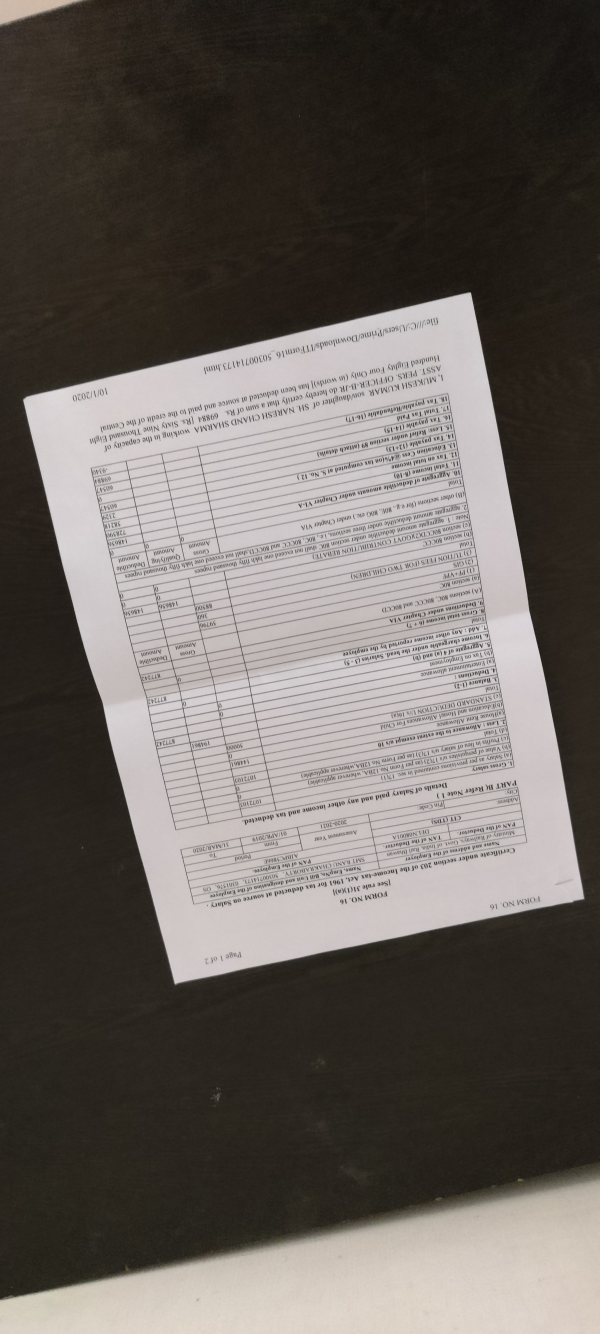
#> input picture inputs/img1.jpg, 1800 x 4000 px (shown at 1/3 size); its folder holds only this picture in this run
$ python grabcut-alignment.py
#> lines starting #> are read from the running program, lines starting #| are printed output that depends on the picture; after the words box and inside, x2 and y2 are one past the last pixel; in counts of white or black regions, pixels touching at a corner belong together
#> further down, img is the input picture: shape (4000, 1800, 3); mean B, G, R 93.1, 97.8, 103.9
import cv2
import numpy as np
import glob


def order_points(pts):
    """Rearrange coordinates to order:
       top-left, top-right, bottom-right, bottom-left"""
    rect = np.zeros((4, 2), dtype='float32')
    pts = np.array(pts)
    s = pts.sum(axis=1)
    # Top-left point will have the smallest sum.
    rect[0] = pts[np.argmin(s)]
    # Bottom-right point will have the largest sum.
    rect[2] = pts[np.argmax(s)]

    diff = np.diff(pts, axis=1)
    # Top-right point will have the smallest difference.
    rect[1] = pts[np.argmin(diff)]
    # Bottom-left will have the largest difference.
    rect[3] = pts[np.argmax(diff)]
    # return the ordered coordinates
    return rect.astype('int').tolist()


def scan(img):
    # Resize image to workable size
    dim_limit = 1080
    max_dim = max(img.shape)
#> max_dim = 4000
    if max_dim > dim_limit:
        resize_scale = dim_limit / max_dim
#> resize_scale = 0.27
        img = cv2.resize(img, None, fx=resize_scale, fy=resize_scale)
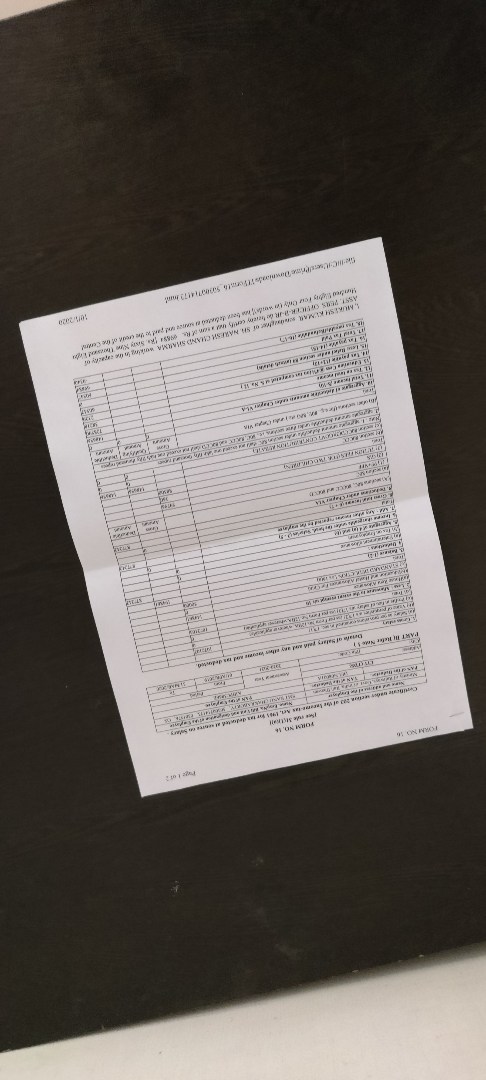
#> img: shape (1080, 486, 3); mean of channels 0, 1, 2 93, 97.7, 103.8; drawn as B, G, R

    # Create a copy of resized original image for later use
    orig_img = img.copy()
    # cv2.imshow("original_resized", orig_img)

    # Repeated Closing operation to remove text from the document.
    kernel = np.ones((5, 5), np.uint8)
    img = cv2.morphologyEx(img, cv2.MORPH_CLOSE, kernel, iterations=3)
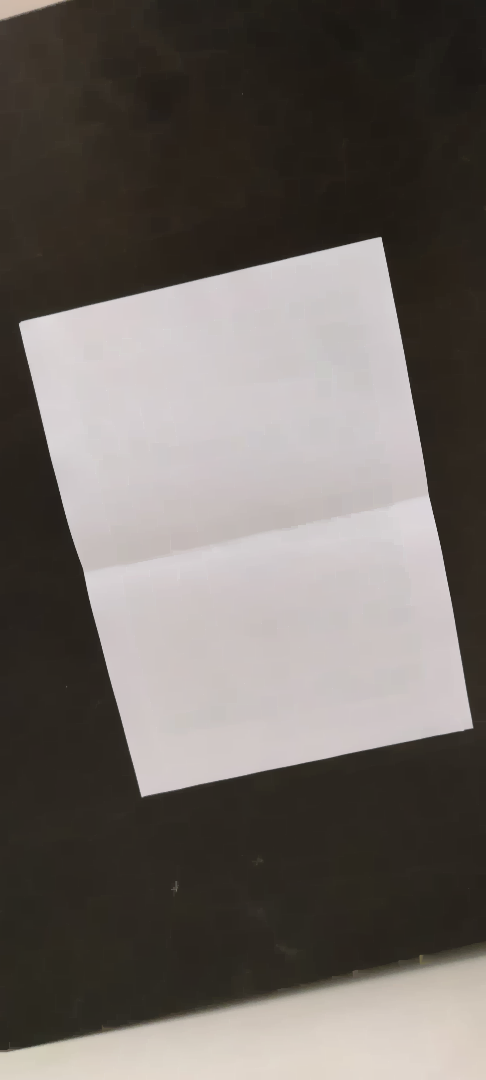
#> img: shape (1080, 486, 3); mean of channels 0, 1, 2 99.3, 104, 110.2; drawn as B, G, R
    # cv2.imshow("morphologyEX", img)

    # GrabCut
    mask = np.zeros(img.shape[:2], np.uint8)
    bgdModel = np.zeros((1, 65), np.float64)
    fgdModel = np.zeros((1, 65), np.float64)
    rect = (20, 20, img.shape[1] - 20, img.shape[0] - 20)
#> rect = (20, 20, 466, 1060)
    cv2.grabCut(img, mask, rect, bgdModel, fgdModel, 5, cv2.GC_INIT_WITH_RECT)
    mask2 = np.where((mask == 2) | (mask == 0), 0, 1).astype('uint8')
    img = img * mask2[:, :, np.newaxis]
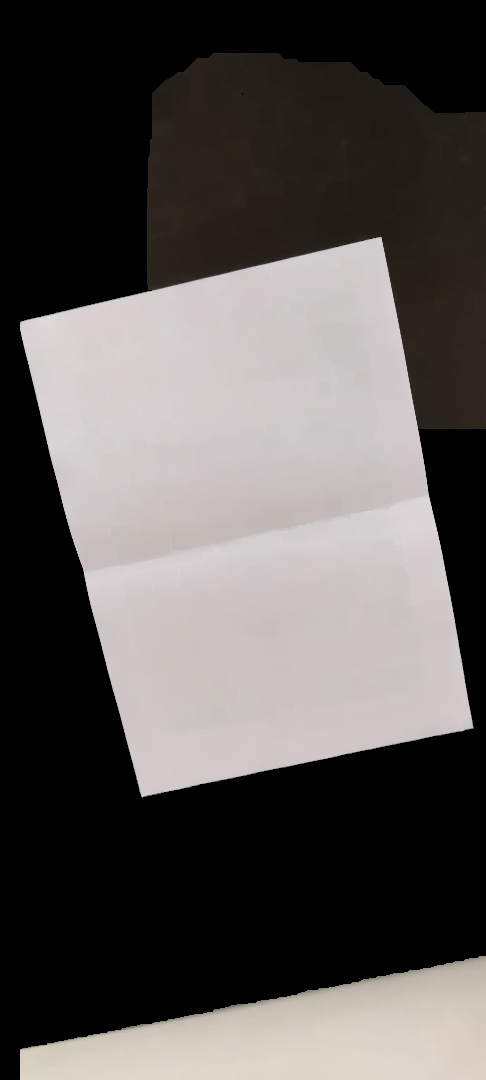
#> img: shape (1080, 486, 3); mean of channels 0, 1, 2 84.4, 86, 89.8; drawn as B, G, R
    # cv2.imshow("grabcut", img)

    # Convert to grayscale.
    gray = cv2.cvtColor(img, cv2.COLOR_BGR2GRAY)
    gray = cv2.GaussianBlur(gray, (11, 11), 0)
    # cv2.imshow("gray_blurred", gray)

    # Edge Detection.
    canny = cv2.Canny(gray, 0, 200)
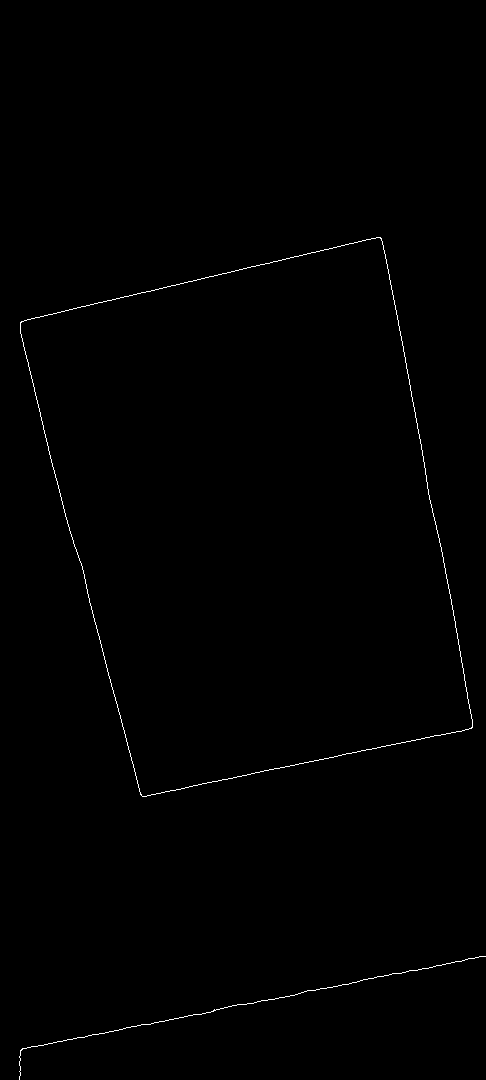
#> canny: shape (1080, 486); 0.41% white in thin lines or dots, all inside (x1, y1, x2, y2) = (19, 237, 486, 1080)
    canny = cv2.dilate(canny, cv2.getStructuringElement(cv2.MORPH_ELLIPSE, (5, 5)))
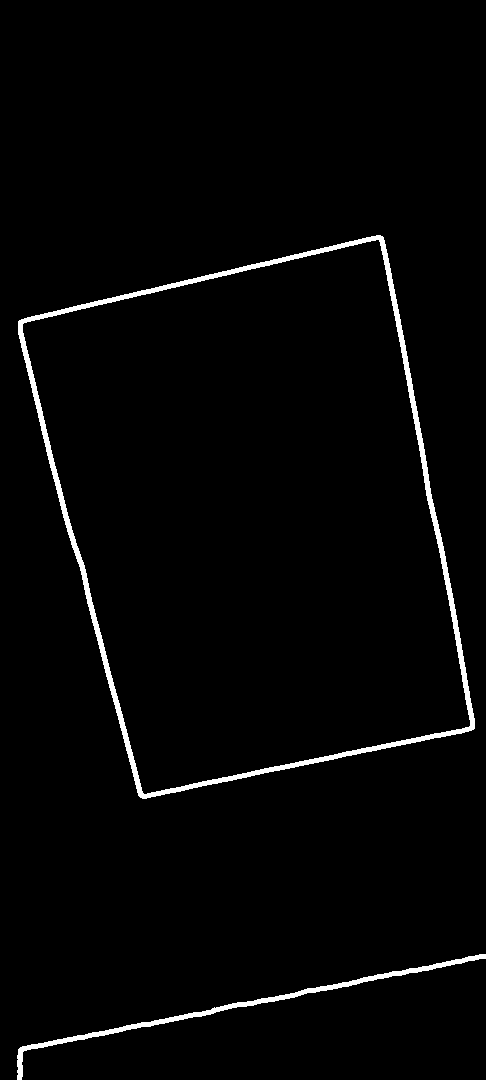
#> canny: shape (1080, 486); 2.1% white; 2 white regions
    # cv2.imshow("canny_dilate", canny)

    # Finding contours for the detected edges.
    contours, hierarchy = cv2.findContours(canny, cv2.RETR_LIST, cv2.CHAIN_APPROX_NONE)
#> contours = 3 contours; box (x1, y1, x2, y2) and area: (18, 235, 475, 799) 180621, (22, 239, 471, 795) 173574, (17, 954, 486, 1080) 1996
    # Keeping only the largest detected contour.
    page = sorted(contours, key=cv2.contourArea, reverse=True)[:5]
#> page has the same summary as contours

    # Detecting Edges through Contour approximation.
    # Loop over the contours.
    if len(page) == 0:
        return orig_img
    for c in page:
        # Approximate the contour.
        epsilon = 0.02 * cv2.arcLength(c, True)
        corners = cv2.approxPolyDP(c, epsilon, True)
        # If our approximated contour has four points.
        if len(corners) == 4:
            break
#> this loop made 1 pass
#> (epsilon, corners) on pass 1: (36.4, [[380, 235], [18, 321], [142, 798], [474, 728]])

    # Sorting the corners and converting them to desired shape.
    corners = sorted(np.concatenate(corners).tolist())
#> corners = [[18, 321], [142, 798], [380, 235], [474, 728]]
    # For 4 corner points being detected.
    # Rearranging the order of the corner points.
    corners = order_points(corners)
#> in order_points, `s = pts.sum(axis=1)`: s = [339, 940, 615, 1202]
#> in order_points, `diff = np.diff(pts, axis=1)`: diff = [303, 656, -145, 254]
#> corners = [[18, 321], [380, 235], [474, 728], [142, 798]]
    (tl, tr, br, bl) = corners
#> tl = [18, 321]; tr = [380, 235]; br = [474, 728]; bl = [142, 798]

    # Draw points
    points_img = cv2.cvtColor(canny, cv2.COLOR_GRAY2BGR)
#> points_img: shape (1080, 486, 3); 2.1% white; 2 white regions, box (x1, y1, x2, y2) and area: (18, 235, 475, 799) 8699, (17, 954, 486, 1080) 2495
    point_count = 0
    for corner in corners:
        cv2.circle(points_img, corner, 3, (255, 0, 0), -1)
        point_count += 1
        cv2.putText(points_img, str(point_count), corner, cv2.FONT_HERSHEY_SIMPLEX, 1, (0, 255, 0), 2)
#> this loop made 4 passes
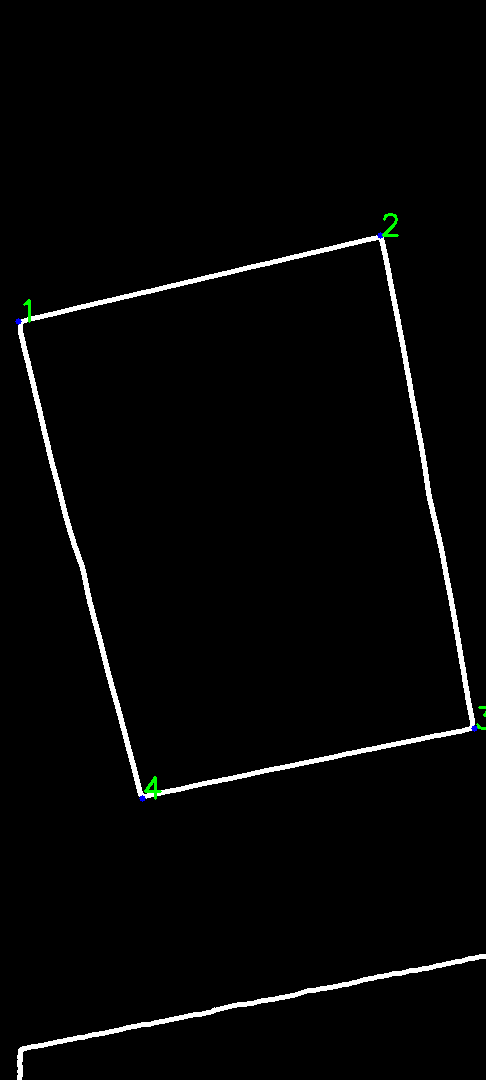
#> points_img: shape (1080, 486, 3); mean B, G, R 5.4, 5.6, 5.4
#> after the loop, point_count = 4
    # cv2.imshow("points", points_img)

    # Finding the maximum width.
    widthA = np.sqrt(((br[0] - bl[0]) ** 2) + ((br[1] - bl[1]) ** 2))
#> widthA = 339.3
    widthB = np.sqrt(((tr[0] - tl[0]) ** 2) + ((tr[1] - tl[1]) ** 2))
#> widthB = 372.1
    maxWidth = max(int(widthA), int(widthB))
#> maxWidth = 372

    # Finding the maximum height.
    heightA = np.sqrt(((tr[0] - br[0]) ** 2) + ((tr[1] - br[1]) ** 2))
#> heightA = 501.9
    heightB = np.sqrt(((tl[0] - bl[0]) ** 2) + ((tl[1] - bl[1]) ** 2))
#> heightB = 492.9
    maxHeight = max(int(heightA), int(heightB))
#> maxHeight = 501

    # Final destination co-ordinates.
    destination_corners = [[0, 0], [maxWidth, 0], [maxWidth, maxHeight], [0, maxHeight]]
#> destination_corners = [[0, 0], [372, 0], [372, 501], [0, 501]]

    # Getting the homography.
    M = cv2.getPerspectiveTransform(np.float32(corners), np.float32(destination_corners))
#> M = [[0.931, -0.242, 60.94], [0.202, 0.852, -277.2], [8.55e-06, -0.000175, 1]]
    # Perspective transform using homography.
    final = cv2.warpPerspective(orig_img, M, (maxWidth, maxHeight), flags=cv2.INTER_LINEAR)
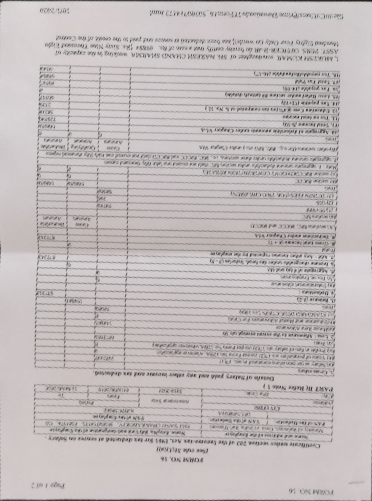
#> final: shape (501, 372, 3); mean of channels 0, 1, 2 186.4, 186.3, 193; drawn as B, G, R

    return final


'''
import glob
import time
runtime = []
for img_path in glob.glob('inputs/*.jpg'):
    img = cv2.imread(img_path)
    print(img_path)
    t1 = time.time()
    scanned = scan(img)
    t2 = time.time()
    runtime.append({'image' : img_path, 'time' : t2-t1})
    cv2.imwrite('grabcutop/'+img_path.split('/')[-1], scanned)
print(runtime)

import csv
csv_columns = ['image', 'time']
with open('time.csv', 'w') as f:
    writer = csv.DictWriter(f, fieldnames=csv_columns)
    writer.writeheader()
    for data in runtime:
        writer.writerow(data)'''

for img_path in glob.glob('inputs/*.jpg'):
    try:
        img = cv2.imread(img_path)
        print(img_path)

        scanned_img = scan(img)

        # cv2.imshow("scanner", scanned_img)
        cv2.imwrite('grabcutop/' + img_path.split('/')[-1], scanned_img)
        print("scanned")

        key = cv2.waitKey(0)
#> (key Esc is pressed here)
        if key == 27:
            break
    except:
        print('fail')

cv2.destroyAllWindows()
